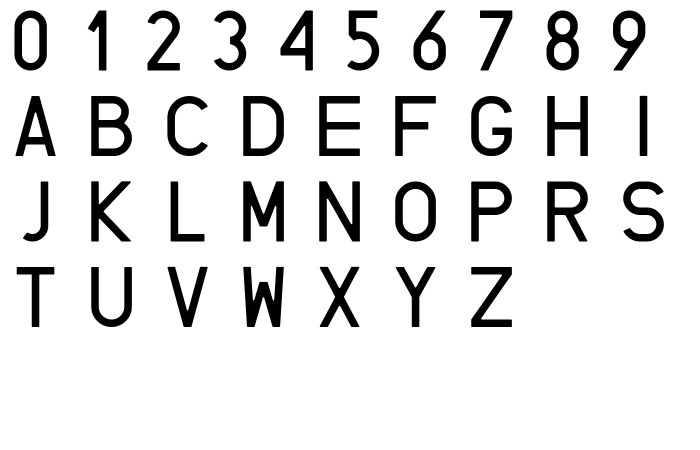
#> input picture OLD/font_template.png, 1400 x 900 px (shown at 1/2 size)
$ python -i utils.py   (imports and definitions only)
#> lines starting #> are read from the running program, lines starting #| are printed output that depends on the picture; after the words box and inside, x2 and y2 are one past the last pixel; in counts of white or black regions, pixels touching at a corner belong together
#> further down, picture is the input picture: shape (900, 1400, 3); min 0, max 255, mean 227.9
import numpy as np
import cv2
import math
import time

def nothing(x):
    pass

def apply_brightness_contrast(input_img, brightness = 0, contrast = 0):

    if brightness != 0:
        if brightness > 0:
            shadow = brightness
            highlight = 255
        else:
            shadow = 0
            highlight = 255 + brightness
        alpha_b = (highlight - shadow)/255
        gamma_b = shadow

        buf = cv2.addWeighted(input_img, alpha_b, input_img, 0, gamma_b)
    else:
        buf = input_img.copy()

    if contrast != 0:
        f = 131*(contrast + 127)/(127*(131-contrast))
        alpha_c = f
        gamma_c = 127*(1-f)

        buf = cv2.addWeighted(buf, alpha_c, buf, 0, gamma_c)

    return buf


# [206 lines left out: functions transform_corners, extract_letters, not called in this run]
        # cv2.imshow('letter', letter)
        # cv2.waitKey(100)


def perform_processing(image: np.ndarray) -> str:
    print(f'image.shape: {image.shape}')
#| image.shape: (900, 1400, 3)

    cv2.namedWindow('image')
    # creating trackbars for red color change
    cv2.createTrackbar('blur_main', 'image', 3, 20, nothing)

    cv2.createTrackbar('blur1', 'image', 3, 50, nothing)
    cv2.createTrackbar('blur2', 'image', 10, 50, nothing)

    cv2.createTrackbar('brightness', 'image', 5, 255, nothing)
    cv2.createTrackbar('contrast', 'image', 20, 130, nothing)

    cv2.createTrackbar('sigma0', 'image', 35, 100, nothing)
    cv2.createTrackbar('sigma1', 'image', 1, 100, nothing)
    cv2.createTrackbar('sigma2', 'image', 11 , 100, nothing)

    # resized = cv2.resize(image, (640, 400), cv2.INTER_AREA)


    if image.shape[0] > image.shape[1]:
        dstx, dsty = 720, 960
    else:
        dstx, dsty = 960, 720

    resized = cv2.resize(image, (dstx, dsty), cv2.INTER_AREA)
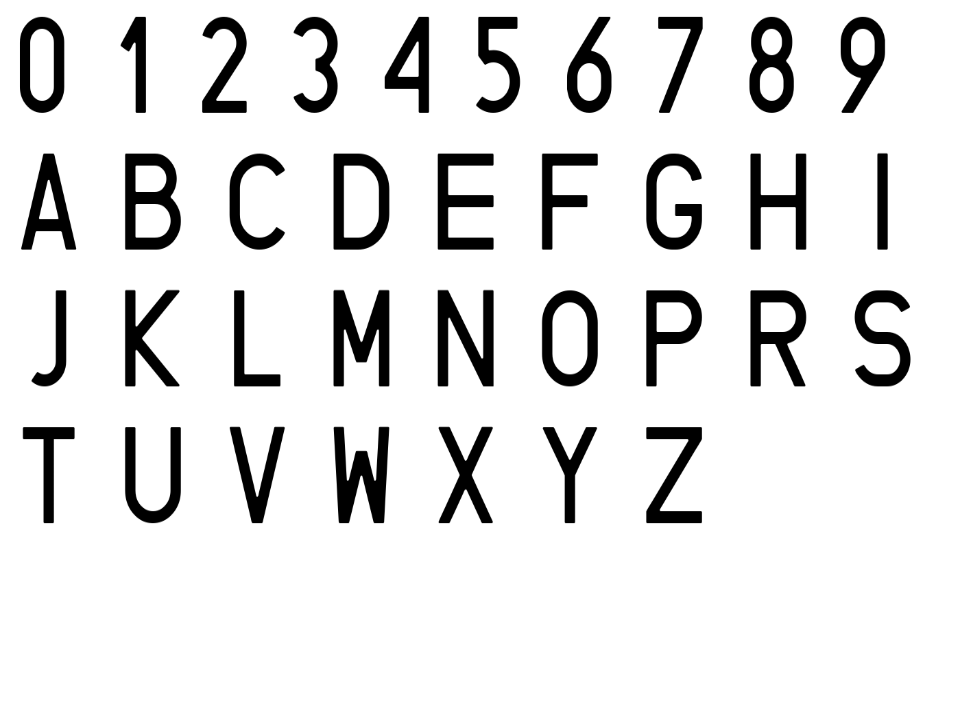
#> resized: shape (720, 960, 3); min 0, max 255, mean 227.9


    while True:

        gray = cv2.cvtColor(resized, cv2.COLOR_BGR2GRAY)

        blur_main_c = cv2.getTrackbarPos('blur_main', 'image') * 2 + 1

        blur1_c = cv2.getTrackbarPos('blur1', 'image') * 2 + 1
        blur2_c = cv2.getTrackbarPos('blur2', 'image') * 2 + 1

        brightness = cv2.getTrackbarPos('brightness', 'image')
        contrast = cv2.getTrackbarPos('contrast', 'image')

        sigma0 = cv2.getTrackbarPos('sigma0', 'image') / 10.0
        sigma1 = cv2.getTrackbarPos('sigma1', 'image') / 10.0
        sigma2 = cv2.getTrackbarPos('sigma2', 'image') / 10.0


        # TODO: TRY TO ADJUST LATER, AFTER BLUR

        gray = apply_brightness_contrast(gray, brightness, contrast)

        # blur = cv2.GaussianBlur(adjusted, (blur_main_c, blur_main_c), 0)
        # blur1 = cv2.GaussianBlur(blur, (blur1_c, blur1_c), 0)
        # blur2 = cv2.GaussianBlur(blur, (blur2_c, blur2_c), 0)

        width=0
        height=0

        start_x=0
        start_y=0
        end_x=0
        end_y=0

        img_cpy = resized.copy()
        gw, gs, gw1, gs1, gw2, gs2 = (blur_main_c, sigma0, blur1_c, sigma1, blur2_c, sigma2)


        # gray = cv2.bilateralFilter(gray, 10, 20, 20, cv2.BORDER_DEFAULT)
        img_blur = cv2.GaussianBlur(gray, (gw, gw), gs)
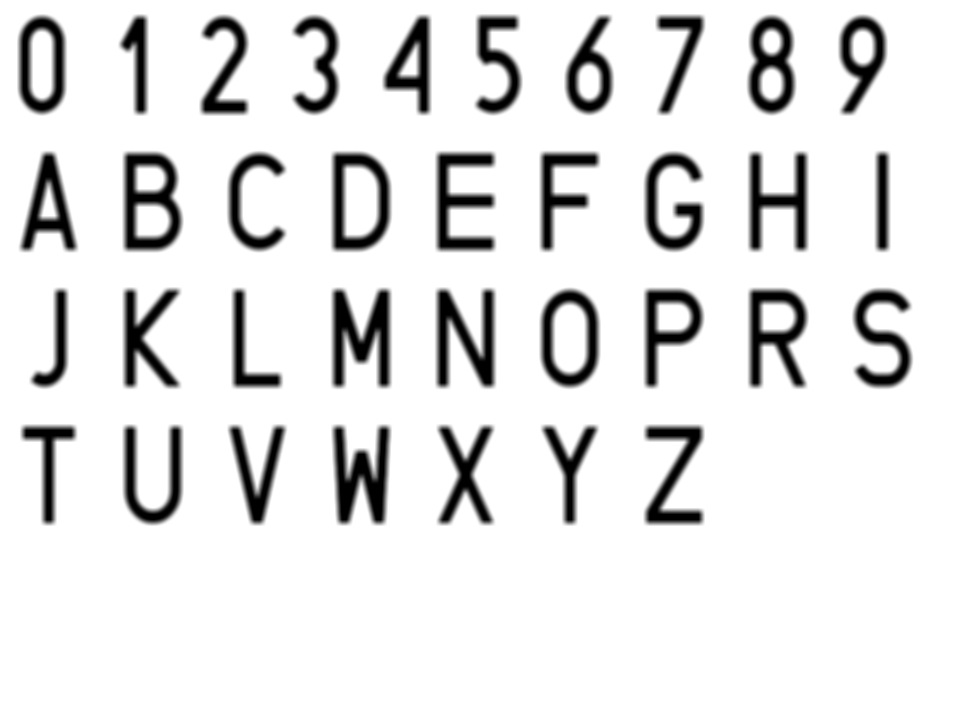
#> img_blur: shape (720, 960); min 0, max 255, mean 228
        g1 = cv2.GaussianBlur(img_blur, (gw1, gw1), gs1)
        g2 = cv2.GaussianBlur(img_blur, (gw2, gw2), gs2)
        ret, thg = cv2.threshold(g2-g1, 160, 255, cv2.THRESH_OTSU)
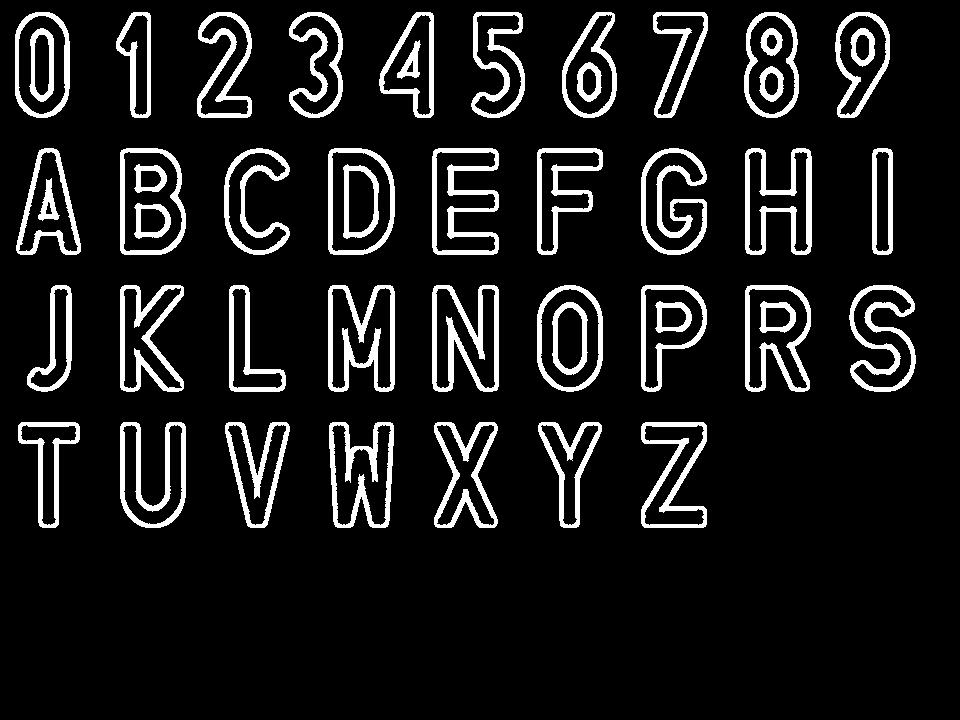
#> thg: shape (720, 960); 10.2% white; 48 white regions
#> ret = 24


        # [4 lines of commented-out code are left out]

        contours, hier = cv2.findContours(thg, cv2.RETR_CCOMP, cv2.CHAIN_APPROX_NONE)
#> contours = 96 contours; largest, box (x1, y1, x2, y2) and area: (328, 148, 395, 255) 6338, (120, 148, 186, 255) 6242, (537, 285, 603, 392) 5910, (328, 285, 395, 392) 5673, (745, 285, 811, 392) 5568

        contours_img = np.zeros((dsty, dstx, 3), dtype=np.uint8)

        contours_img = cv2.drawContours(contours_img, contours, -1, (220, 220, 220), 1)
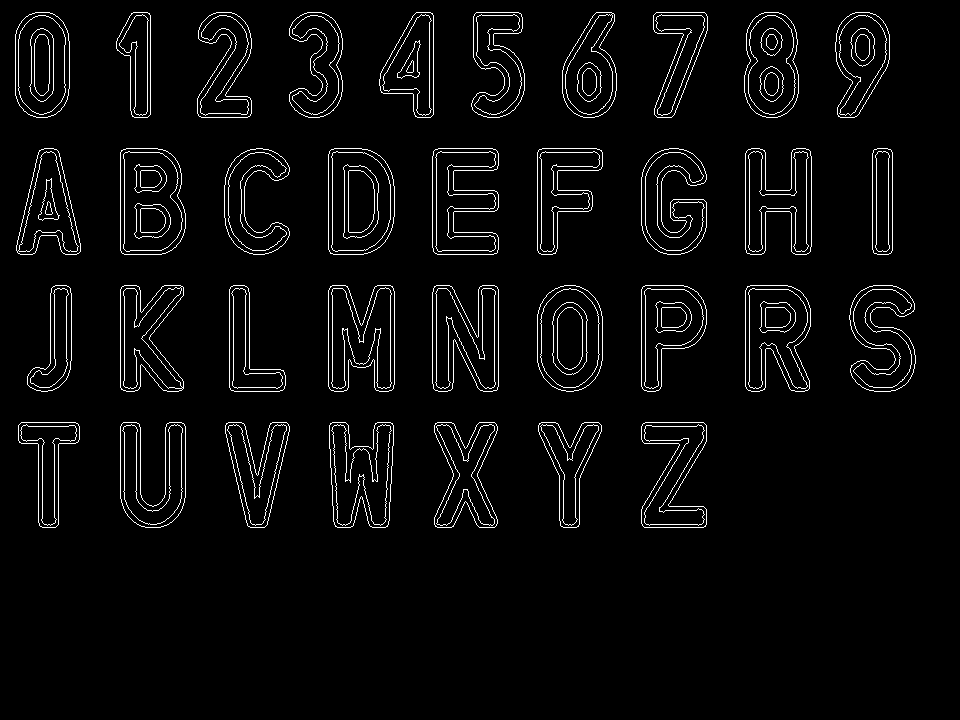
#> contours_img: shape (720, 960, 3); values 0 (black) and 220 (white), 3.8% white in thin lines or dots, all inside (x1, y1, x2, y2) = (15, 12, 916, 528)
        # cv2.imshow('countours', contours_img)

        for i in range(len(contours)):
            if hier[0][i][2] == -1:
                continue

            x ,y, w, h = cv2.boundingRect(contours[i])
            a=w*h
            aspectRatio = float(w)/h
            if  aspectRatio >= 2 and a > 25000:
            # if  aspectRatio >= 2:
                approx = cv2.approxPolyDP(contours[i], 0.05* cv2.arcLength(contours[i], True), True)
                if len(approx) == 4 and x>12  :
                    width=w
                    height=h
                    start_x=x
                    start_y=y
                    end_x=start_x+width
                    end_y=start_y+height
                    color = (0, 0, 255)
                    if a < 20_000:
                        color = (220, 220, 220)

                    ex = 5
                    plate1 = img_cpy[ start_y-ex:end_y+ex, start_x-ex:end_x+ex].copy()
                    plate1 = img_cpy[ start_y:end_y, start_x:end_x].copy()
                    plate2 = thg[ start_y:end_y, start_x:end_x].copy()
                    # [5 lines of commented-out code are left out]
                    transformed = transform_corners(plate1)
                    extract_letters(transformed)

                    cv2.rectangle(img_cpy, (start_x,start_y), (end_x,end_y), color, 3)
                    cv2.putText(img_cpy, "rectangle "+str(x)+" , " + str(y-5), (x, y-5), cv2.FONT_HERSHEY_COMPLEX, 0.5, (0, 0, 0))

                    break
#> this loop made 96 passes
#> (x, y, w, h, a, aspectRatio) on passes 1, 3, 5, 7, 9, 11, 13, 15, 17, 19, 21, 23: (641, 422, 66, 106, 6996, 0.623), (538, 422, 64, 106, 6784, 0.604), (434, 422, 64, 106, 6784, 0.604), (329, 422, 65, 106, 6890, 0.613), (225, 422, 65, 106, 6890, 0.613), (120, 422, 66, 106, 6996, 0.623), (18, 422, 62, 106, 6572, 0.585), (552, 302, 36, 73, 2628, 0.493), (759, 301, 37, 32, 1184, 1.16), (655, 301, 37, 32, 1184, 1.16), (849, 285, 67, 107, 7169, 0.626), (745, 285, 66, 107, 7062, 0.617)
        cv2.imshow('image', img_cpy)


        key = cv2.waitKey(10)
#> (key q is pressed here)
        if key == ord('q'):
            cv2.destroyAllWindows()
            quit()
#> (the program exits here)
